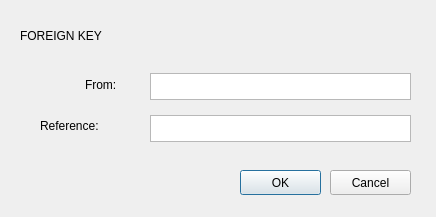
<?xml version="1.0" encoding="UTF-8"?>
<ui version="4.0">
 <class>Dialog</class>
 <widget class="QDialog" name="Dialog">
  <property name="geometry">
   <rect>
    <x>0</x>
    <y>0</y>
    <width>436</width>
    <height>217</height>
   </rect>
  </property>
  <property name="minimumSize">
   <size>
    <width>436</width>
    <height>217</height>
   </size>
  </property>
  <property name="maximumSize">
   <size>
    <width>436</width>
    <height>217</height>
   </size>
  </property>
  <property name="mouseTracking">
   <bool>true</bool>
  </property>
  <property name="windowTitle">
   <string>Foreign Key</string>
  </property>
  <widget class="QLabel" name="foreignkey_label">
   <property name="geometry">
    <rect>
     <x>20</x>
     <y>20</y>
     <width>171</width>
     <height>31</height>
    </rect>
   </property>
   <property name="minimumSize">
    <size>
     <width>171</width>
     <height>31</height>
    </size>
   </property>
   <property name="maximumSize">
    <size>
     <width>171</width>
     <height>31</height>
    </size>
   </property>
   <property name="styleSheet">
    <string notr="true">text-align: center;
font: 75 16pt &quot;MS Shell Dlg 2&quot;;
color: black;
</string>
   </property>
   <property name="text">
    <string>FOREIGN KEY</string>
   </property>
  </widget>
  <widget class="QLabel" name="references_label">
   <property name="geometry">
    <rect>
     <x>40</x>
     <y>110</y>
     <width>101</width>
     <height>31</height>
    </rect>
   </property>
   <property name="styleSheet">
    <string notr="true">text-align: center;
font: 75 12pt &quot;MS Shell Dlg 2&quot;;
color: black;
</string>
   </property>
   <property name="text">
    <string>Reference: </string>
   </property>
  </widget>
  <widget class="QLabel" name="from_label">
   <property name="geometry">
    <rect>
     <x>85</x>
     <y>69</y>
     <width>51</width>
     <height>31</height>
    </rect>
   </property>
   <property name="styleSheet">
    <string notr="true">text-align: center;
font: 75 12pt &quot;MS Shell Dlg 2&quot;;
color: black;
</string>
   </property>
   <property name="text">
    <string>From:</string>
   </property>
  </widget>
  <widget class="QPushButton" name="FKOK">
   <property name="geometry">
    <rect>
     <x>240</x>
     <y>170</y>
     <width>81</width>
     <height>25</height>
    </rect>
   </property>
   <property name="text">
    <string>OK</string>
   </property>
  </widget>
  <widget class="QPushButton" name="FKCancel">
   <property name="geometry">
    <rect>
     <x>330</x>
     <y>170</y>
     <width>81</width>
     <height>25</height>
    </rect>
   </property>
   <property name="text">
    <string>Cancel</string>
   </property>
  </widget>
  <widget class="QTextEdit" name="from_input">
   <property name="geometry">
    <rect>
     <x>150</x>
     <y>73</y>
     <width>261</width>
     <height>27</height>
    </rect>
   </property>
   <property name="maximumSize">
    <size>
     <width>261</width>
     <height>27</height>
    </size>
   </property>
   <property name="html">
    <string>&lt;!DOCTYPE HTML PUBLIC &quot;-//W3C//DTD HTML 4.0//EN&quot; &quot;http://www.w3.org/TR/REC-html40/strict.dtd&quot;&gt;
&lt;html&gt;&lt;head&gt;&lt;meta name=&quot;qrichtext&quot; content=&quot;1&quot; /&gt;&lt;style type=&quot;text/css&quot;&gt;
p, li { white-space: pre-wrap; }
&lt;/style&gt;&lt;/head&gt;&lt;body style=&quot; font-family:'MS Shell Dlg 2'; font-size:7.8pt; font-weight:400; font-style:normal;&quot;&gt;
&lt;p style=&quot;-qt-paragraph-type:empty; margin-top:0px; margin-bottom:0px; margin-left:0px; margin-right:0px; -qt-block-indent:0; text-indent:0px; font-size:8.25pt;&quot;&gt;&lt;br /&gt;&lt;/p&gt;&lt;/body&gt;&lt;/html&gt;</string>
   </property>
  </widget>
  <widget class="QTextEdit" name="referenes_input">
   <property name="geometry">
    <rect>
     <x>150</x>
     <y>115</y>
     <width>261</width>
     <height>27</height>
    </rect>
   </property>
   <property name="maximumSize">
    <size>
     <width>261</width>
     <height>27</height>
    </size>
   </property>
   <property name="html">
    <string>&lt;!DOCTYPE HTML PUBLIC &quot;-//W3C//DTD HTML 4.0//EN&quot; &quot;http://www.w3.org/TR/REC-html40/strict.dtd&quot;&gt;
&lt;html&gt;&lt;head&gt;&lt;meta name=&quot;qrichtext&quot; content=&quot;1&quot; /&gt;&lt;style type=&quot;text/css&quot;&gt;
p, li { white-space: pre-wrap; }
&lt;/style&gt;&lt;/head&gt;&lt;body style=&quot; font-family:'MS Shell Dlg 2'; font-size:7.8pt; font-weight:400; font-style:normal;&quot;&gt;
&lt;p style=&quot;-qt-paragraph-type:empty; margin-top:0px; margin-bottom:0px; margin-left:0px; margin-right:0px; -qt-block-indent:0; text-indent:0px; font-size:8.25pt;&quot;&gt;&lt;br /&gt;&lt;/p&gt;&lt;/body&gt;&lt;/html&gt;</string>
   </property>
  </widget>
 </widget>
 <resources/>
 <connections/>
</ui>
